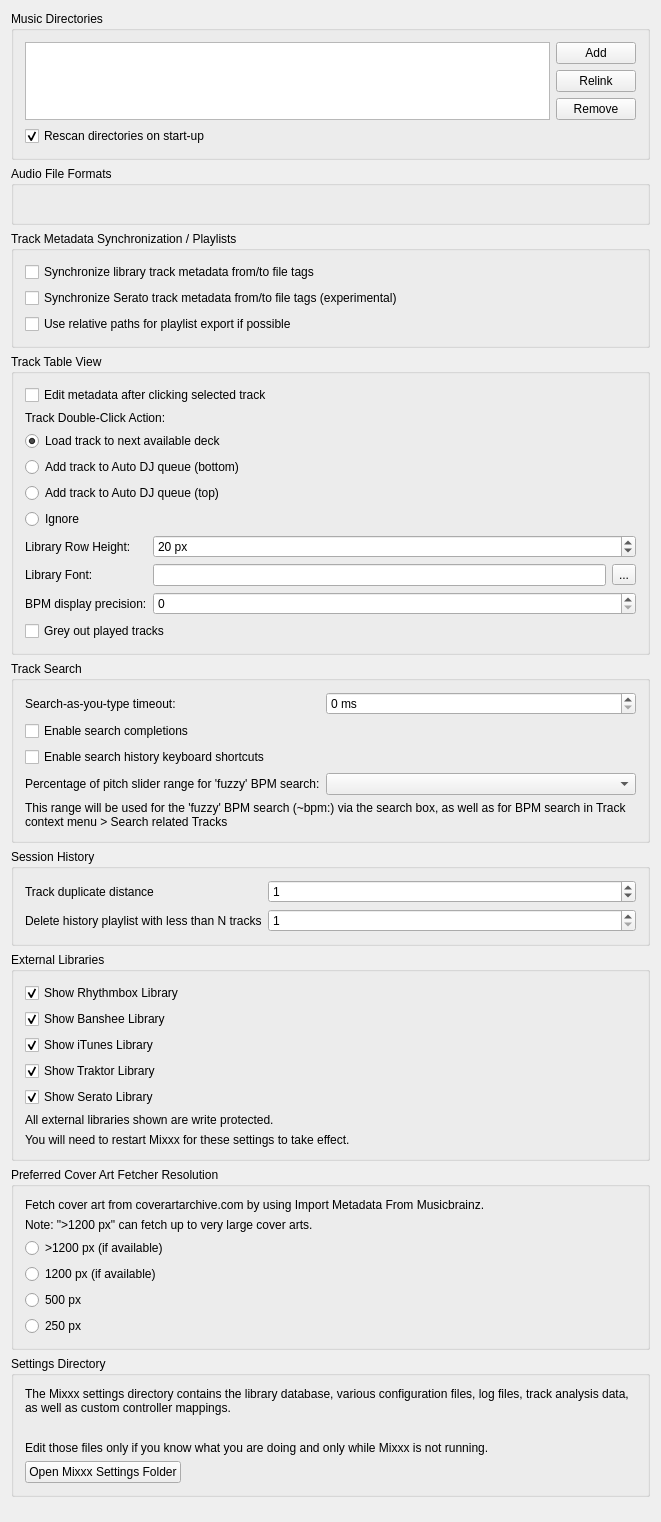
<?xml version="1.0" encoding="UTF-8"?>
<ui version="4.0">
 <class>DlgPrefLibraryDlg</class>
 <widget class="QWidget" name="DlgPrefLibraryDlg">
  <property name="geometry">
   <rect>
    <x>0</x>
    <y>0</y>
    <width>661</width>
    <height>1522</height>
   </rect>
  </property>
  <property name="windowTitle">
   <string notr="true">Library Preferences</string>
  </property>
  <layout class="QVBoxLayout" name="verticalLayout">

   <item>
    <widget class="QGroupBox" name="groupBox_MusicDirectories">
     <property name="title">
      <string>Music Directories</string>
     </property>
     <layout class="QGridLayout" name="gridLayout_music_directories">

      <item row="0" column="0" rowspan="3">
       <widget class="QListView" name="dirList">
        <property name="editTriggers">
         <set>QAbstractItemView::NoEditTriggers</set>
        </property>
        <property name="iconSize">
         <size>
          <width>16</width>
          <height>16</height>
         </size>
        </property>
        <property name="uniformItemSizes">
         <bool>true</bool>
        </property>
       </widget>
      </item>

      <item row="0" column="1">
       <widget class="QPushButton" name="pushButton_add_dir">
        <property name="font">
         <font/>
        </property>
        <property name="toolTip">
         <string>Add a directory where your music is stored. Mixxx will watch this directory and its subdirectories for new tracks.</string>
        </property>
        <property name="text">
         <string>Add</string>
        </property>
       </widget>
      </item>

      <item row="1" column="1">
       <widget class="QPushButton" name="pushButton_relocate_dir">
        <property name="toolTip">
         <string>If an existing music directory is moved, Mixxx doesn't know where to find the audio files in it. Choose Relink to select the music directory in its new location. &lt;br/&gt; This will re-establish the links to the audio files in the Mixxx library.</string>
        </property>
        <property name="text">
         <string extracomment="This will re-establish the links to the audio files in the Mixxx database if you move an music directory to a new location.">Relink</string>
        </property>
       </widget>
      </item>

      <item row="2" column="1">
       <widget class="QPushButton" name="pushButton_remove_dir">
        <property name="font">
         <font/>
        </property>
        <property name="toolTip">
         <string>If removed, Mixxx will no longer watch this directory and its subdirectories for new tracks.</string>
        </property>
        <property name="text">
         <string>Remove</string>
        </property>
       </widget>
      </item>

      <item row="3" column="0" colspan="2">
       <widget class="QCheckBox" name="checkBox_library_scan">
        <property name="text">
         <string>Rescan directories on start-up</string>
        </property>
        <property name="checked">
         <bool>true</bool>
        </property>
       </widget>
      </item>

     </layout>
    </widget>
   </item>

   <item>
    <widget class="QGroupBox" name="groupBox_AudioFileFormats">
     <property name="title">
      <string>Audio File Formats</string>
     </property>
     <property name="flat">
      <bool>false</bool>
     </property>
     <layout class="QGridLayout" name="gridLayout_audio_formats">
      <item row="0" column="0">
       <widget class="QLabel" name="builtInFormats">
        <property name="text">
         <string/>
        </property>
        <property name="wordWrap">
         <bool>true</bool>
        </property>
       </widget>
      </item>
     </layout>
    </widget>
   </item>

   <item>
    <widget class="QGroupBox" name="groupBox_AudioFileTags">
     <property name="title">
      <string>Track Metadata Synchronization / Playlists</string>
     </property>
     <layout class="QGridLayout" name="gridLayout_metadata">
      <item row="0" column="0" colspan="2">
       <widget class="QCheckBox" name="checkBox_sync_track_metadata">
        <property name="toolTip">
         <string>Automatically write modified track metadata from the library into file tags and reimport metadata from updated file tags into the library</string>
        </property>
        <property name="text">
         <string>Synchronize library track metadata from/to file tags</string>
        </property>
       </widget>
      </item>

      <item row="1" column="0">
       <widget class="QCheckBox" name="checkBox_serato_metadata_export">
        <property name="toolTip">
         <string>Keeps track color, beat grid, bpm lock, cue points, and loops synchronized with SERATO_MARKERS/MARKERS2 file tags.&lt;br/&gt;&lt;br/&gt;WARNING: Enabling this option also enables the reimport of Serato metadata after files have been modified outside of Mixxx. On reimport existing metadata in Mixxx is replaced with the metadata found in file tags. Custom metadata not included in file tags like loop colors is lost.</string>
        </property>
        <property name="text">
         <string>Synchronize Serato track metadata from/to file tags (experimental)</string>
        </property>
       </widget>
      </item>

      <item row="2" column="0" colspan="2">
       <widget class="QCheckBox" name="checkBox_use_relative_path">
        <property name="text">
         <string>Use relative paths for playlist export if possible</string>
        </property>
       </widget>
      </item>
     </layout>
    </widget>
   </item>

   <item>
    <widget class="QGroupBox" name="groupBox_TrackTableView">
     <property name="title">
      <string>Track Table View</string>
     </property>
     <layout class="QGridLayout" name="gridLayout_track_table_view">

      <item row="1" column="0" colspan="3">
       <widget class="QCheckBox" name="checkBox_edit_metadata_selected_clicked">
        <property name="text">
         <string>Edit metadata after clicking selected track</string>
        </property>
       </widget>
      </item>

      <item row="2" column="0" colspan="3">
       <widget class="QLabel" name="label_doubeClickAction">
        <property name="text">
         <string>Track Double-Click Action:</string>
        </property>
        <property name="alignment">
         <set>Qt::AlignLeft|Qt::AlignVCenter</set>
        </property>
       </widget>
      </item>

      <item row="3" column="0" colspan="3">
       <widget class="QRadioButton" name="radioButton_dbclick_deck">
        <property name="text">
         <string>Load track to next available deck</string>
        </property>
        <property name="checked">
         <bool>true</bool>
        </property>
       </widget>
      </item>
      <item row="4" column="0" colspan="3">
       <widget class="QRadioButton" name="radioButton_dbclick_bottom">
        <property name="text">
         <string>Add track to Auto DJ queue (bottom)</string>
        </property>
       </widget>
      </item>
      <item row="5" column="0" colspan="3">
       <widget class="QRadioButton" name="radioButton_dbclick_top">
        <property name="text">
         <string>Add track to Auto DJ queue (top)</string>
        </property>
       </widget>
      </item>
      <item row="6" column="0" colspan="3">
       <widget class="QRadioButton" name="radioButton_dbclick_ignore">
        <property name="text">
         <string>Ignore</string>
        </property>
       </widget>
      </item>

      <item row="7" column="0">
       <widget class="QLabel" name="label_rowHeight">
        <property name="text">
         <string>Library Row Height:</string>
        </property>
        <property name="alignment">
         <set>Qt::AlignLeft|Qt::AlignVCenter</set>
        </property>
       </widget>
      </item>
      <item row="7" column="1" colspan="2">
       <widget class="QSpinBox" name="spinBox_row_height">
        <property name="suffix">
         <string> px</string>
        </property>
        <property name="minimum">
         <number>5</number>
        </property>
        <property name="maximum">
         <number>100</number>
        </property>
        <property name="value">
         <number>20</number>
        </property>
       </widget>
      </item>

      <item row="8" column="0">
       <widget class="QLabel" name="label_libraryFont">
        <property name="text">
         <string>Library Font:</string>
        </property>
        <property name="alignment">
         <set>Qt::AlignLeft|Qt::AlignVCenter</set>
        </property>
       </widget>
      </item>
      <item row="8" column="1">
       <widget class="QLineEdit" name="lineEdit_library_font">
        <property name="readOnly">
         <bool>true</bool>
        </property>
       </widget>
      </item>
      <item row="8" column="2">
       <widget class="QToolButton" name="btn_library_font">
        <property name="text">
         <string>...</string>
        </property>
       </widget>
      </item>

      <item row="9" column="0">
       <widget class="QLabel" name="label_bpm_precision">
        <property name="text">
         <string>BPM display precision:</string>
        </property>
        <property name="alignment">
         <set>Qt::AlignLeft|Qt::AlignVCenter</set>
        </property>
       </widget>
      </item>
      <item row="9" column="1" colspan="2">
       <widget class="QSpinBox" name="spinbox_bpm_precision"/>
      </item>

      <item row="10" column="0" colspan="3">
       <widget class="QCheckBox" name="checkbox_played_track_color">
        <property name="text">
         <string>Grey out played tracks</string>
        </property>
       </widget>
      </item>

     </layout>
    </widget>
   </item><!-- Track Table View -->

   <item>
    <widget class="QGroupBox" name="groupBox_Search">
     <property name="title">
      <string>Track Search</string>
     </property>
     <layout class="QGridLayout" name="gridLayout_search">

      <item row="0" column="0">
       <widget class="QLabel" name="label_searchDebouncingTimeout">
        <property name="text">
         <string>Search-as-you-type timeout:</string>
        </property>
        <property name="alignment">
         <set>Qt::AlignLeft|Qt::AlignVCenter</set>
        </property>
       </widget>
      </item>
      <item row="0" column="1" colspan="2">
       <widget class="QSpinBox" name="spinBox_search_debouncing_timeout">
        <property name="suffix">
         <string> ms</string>
        </property>
       </widget>
      </item>

      <item row="1" column="0" colspan="3">
       <widget class="QCheckBox" name="checkBox_enable_search_completions">
        <property name="text">
         <string>Enable search completions</string>
        </property>
       </widget>
      </item>

      <item row="2" column="0" colspan="3">
       <widget class="QCheckBox" name="checkBox_enable_search_history_shortcuts">
        <property name="text">
         <string>Enable search history keyboard shortcuts</string>
        </property>
       </widget>
      </item>

      <item row="3" column="0">
       <widget class="QLabel" name="label_searchBpmFuzzyRange">
        <property name="text">
         <string>Percentage of pitch slider range for 'fuzzy' BPM search:</string>
        </property>
        <property name="alignment">
         <set>Qt::AlignLeft|Qt::AlignVCenter</set>
        </property>
        <property name="buddy">
         <cstring>comboBox_search_bpm_fuzzy_range</cstring>
        </property>
       </widget>
      </item>
      <item row="3" column="1" colspan="2">
       <widget class="QComboBox" name="comboBox_search_bpm_fuzzy_range"/>
      </item>
      <item row="4" column="0" colspan="3">
       <widget class="QLabel" name="label_searchBpmFuzzyRangeInfo">
        <property name="text">
         <string>This range will be used for the 'fuzzy' BPM search (~bpm:) via the search box, as well as for BPM search in Track context menu &gt; Search related Tracks</string>
        </property>
        <property name="wordWrap">
         <bool>true</bool>
        </property>
       </widget>
      </item>

     </layout>
    </widget>
   </item><!-- Search box -->

   <item>
    <widget class="QGroupBox" name="groupBox_History">
     <property name="title">
      <string>Session History</string>
     </property>
     <layout class="QGridLayout" name="gridLayout_history">

      <item row="1" column="0">
       <widget class="QLabel" name="label_history_track_duplicate_distance">
        <property name="text">
         <string>Track duplicate distance</string>
        </property>
        <property name="alignment">
         <set>Qt::AlignLeft|Qt::AlignVCenter</set>
        </property>
        <property name="wordWrap">
         <bool>true</bool>
        </property>
       </widget>
      </item>
      <item row="1" column="1" colspan="2">
       <widget class="QSpinBox" name="spinbox_history_track_duplicate_distance">
        <property name="toolTip">
         <string>When playing a track again log it to the session history only if more than N other tracks have been played in the meantime</string>
        </property>
        <property name="minimum">
         <number>0</number>
        </property>
        <property name="maximum">
         <number>99</number>
        </property>
        <property name="value">
         <number>1</number>
        </property>
       </widget>
      </item>

      <item row="2" column="0">
       <widget class="QLabel" name="label_history_cleanup">
        <property name="toolTip">
         <string>History playlist with less than N tracks will be deleted&lt;br/&gt;&lt;br/&gt;Note: the cleanup will be performed during startup and shutdown of Mixxx.</string>
        </property>
        <property name="text">
         <string>Delete history playlist with less than N tracks</string>
        </property>
        <property name="alignment">
         <set>Qt::AlignLeft|Qt::AlignVCenter</set>
        </property>
       </widget>
      </item>
      <item row="2" column="1" colspan="2">
       <widget class="QSpinBox" name="spinbox_history_min_tracks_to_keep">
        <property name="minimum">
         <number>1</number>
        </property>
        <property name="maximum">
         <number>99</number>
        </property>
        <property name="value">
         <number>1</number>
        </property>
       </widget>
      </item>

     </layout>
    </widget>
   </item><!-- History -->

   <item>
    <widget class="QGroupBox" name="groupBox_external_libraries">
     <property name="title">
      <string>External Libraries</string>
     </property>
     <layout class="QGridLayout" name="gridLayout_external_libraries">
      <item row="0" column="0">
       <widget class="QCheckBox" name="checkBox_show_rhythmbox">
        <property name="text">
         <string>Show Rhythmbox Library</string>
        </property>
        <property name="checked">
         <bool>true</bool>
        </property>
       </widget>
      </item>
      <item row="1" column="0">
       <widget class="QCheckBox" name="checkBox_show_banshee">
        <property name="text">
         <string>Show Banshee Library</string>
        </property>
        <property name="checked">
         <bool>true</bool>
        </property>
       </widget>
      </item>
      <item row="2" column="0">
       <widget class="QCheckBox" name="checkBox_show_itunes">
        <property name="text">
         <string>Show iTunes Library</string>
        </property>
        <property name="checked">
         <bool>true</bool>
        </property>
       </widget>
      </item>
      <item row="3" column="0">
       <widget class="QCheckBox" name="checkBox_show_traktor">
        <property name="text">
         <string>Show Traktor Library</string>
        </property>
        <property name="checked">
         <bool>true</bool>
        </property>
       </widget>
      </item>
      <item row="5" column="0">
       <widget class="QCheckBox" name="checkBox_show_serato">
        <property name="text">
         <string>Show Serato Library</string>
        </property>
        <property name="checked">
         <bool>true</bool>
        </property>
       </widget>
      </item>
      <item row="6" column="0">
       <widget class="QLabel" name="label_4">
        <property name="text">
         <string>All external libraries shown are write protected.</string>
        </property>
        <property name="wordWrap">
         <bool>true</bool>
        </property>
        <property name="topMargin" stdset="0">
         <number>10</number>
        </property>
       </widget>
      </item>
      <item row="7" column="0">
       <widget class="QLabel" name="label_11">
        <property name="text">
         <string>You will need to restart Mixxx for these settings to take effect.</string>
        </property>
        <property name="wordWrap">
         <bool>true</bool>
        </property>
       </widget>
      </item>
     </layout>
    </widget>
   </item>

   <item>
    <widget class="QGroupBox" name="groupBox_cover_art_fetcher">
     <property name="title">
      <string>Preferred Cover Art Fetcher Resolution</string>
     </property>
     <layout class="QGridLayout" name="gridLayout_cover_art_fetcher">
      <item row="0" column="0">
       <widget class="QLabel" name="label_12">
        <property name="text">
         <string>Fetch cover art from coverartarchive.com by using Import Metadata From Musicbrainz.</string>
        </property>
        <property name="wordWrap">
         <bool>true</bool>
        </property>
       </widget>
      </item>
      <item row="1" column="0">
       <widget class="QLabel" name="label_13">
        <property name="text">
         <string>Note: &quot;&gt;1200 px&quot; can fetch up to very large cover arts.</string>
        </property>
        <property name="wordWrap">
         <bool>true</bool>
        </property>
       </widget>
      </item>
      <item row="2" column="0">
       <widget class="QRadioButton" name="radioButton_cover_art_fetcher_highest">
        <property name="text">
         <string>&gt;1200 px (if available)</string>
        </property>
        <property name="checked">
         <bool>false</bool>
        </property>
       </widget>
      </item>
      <item row="3" column="0">
       <widget class="QRadioButton" name="radioButton_cover_art_fetcher_high">
        <property name="text">
         <string>1200 px (if available)</string>
        </property>
        <property name="checked">
         <bool>false</bool>
        </property>
       </widget>
      </item>
      <item row="4" column="0">
       <widget class="QRadioButton" name="radioButton_cover_art_fetcher_medium">
        <property name="text">
         <string>500 px</string>
        </property>
        <property name="checked">
         <bool>false</bool>
        </property>
       </widget>
      </item>
      <item row="5" column="0">
       <widget class="QRadioButton" name="radioButton_cover_art_fetcher_lowest">
        <property name="text">
         <string>250 px</string>
        </property>
        <property name="checked">
         <bool>false</bool>
        </property>
       </widget>
      </item>
     </layout>
    </widget>
   </item>

   <item>
    <widget class="QGroupBox" name="groupBox_settingsDir">
     <property name="title">
      <string>Settings Directory</string>
     </property>
     <layout class="QVBoxLayout" name="vlayout_settingsDir">
      <item>
       <widget class="QLabel" name="label_settingsDir">
        <property name="text">
         <string>The Mixxx settings directory contains the library database, various configuration files, log files, track analysis data, as well as custom controller mappings.</string>
        </property>
        <property name="wordWrap">
         <bool>true</bool>
        </property>
       </widget>
      </item>
      <item>
       <widget class="QLabel" name="label_settingsManualLink">
        <property name="text">
         <string/>
        </property>
        <property name="wordWrap">
         <bool>true</bool>
        </property>
        <property name="openExternalLinks">
         <bool>true</bool>
        </property>
       </widget>
      </item>
      <item>
       <widget class="QLabel" name="label_settingsWarning">
        <property name="text">
         <string>Edit those files only if you know what you are doing and only while Mixxx is not running.</string>
        </property>
        <property name="wordWrap">
         <bool>true</bool>
        </property>
       </widget>
      </item>
      <item>
       <widget class="QPushButton" name="pushButton_open_settings_dir">
        <property name="sizePolicy">
         <sizepolicy hsizetype="Fixed" vsizetype="Fixed">
          <horstretch>0</horstretch>
          <verstretch>0</verstretch>
         </sizepolicy>
        </property>
        <property name="text">
         <string>Open Mixxx Settings Folder</string>
        </property>
       </widget>
      </item>
     </layout>
    </widget>
   </item>
   <item>
    <spacer name="verticalSpacer">
     <property name="orientation">
      <enum>Qt::Vertical</enum>
     </property>
     <property name="sizeHint" stdset="0">
      <size>
       <width>20</width>
       <height>40</height>
      </size>
     </property>
    </spacer>
   </item>
  </layout>
 </widget>
 <layoutdefault spacing="6" margin="11"/>
 <tabstops>
  <tabstop>dirList</tabstop>
  <tabstop>pushButton_add_dir</tabstop>
  <tabstop>pushButton_relocate_dir</tabstop>
  <tabstop>pushButton_remove_dir</tabstop>
  <tabstop>checkBox_library_scan</tabstop>
  <tabstop>checkBox_sync_track_metadata</tabstop>
  <tabstop>checkBox_serato_metadata_export</tabstop>
  <tabstop>checkBox_use_relative_path</tabstop>
  <tabstop>checkBox_edit_metadata_selected_clicked</tabstop>
  <tabstop>radioButton_dbclick_deck</tabstop>
  <tabstop>radioButton_dbclick_bottom</tabstop>
  <tabstop>radioButton_dbclick_top</tabstop>
  <tabstop>radioButton_dbclick_ignore</tabstop>
  <tabstop>spinBox_row_height</tabstop>
  <tabstop>btn_library_font</tabstop>
  <tabstop>spinbox_bpm_precision</tabstop>
  <tabstop>checkbox_played_track_color</tabstop>
  <tabstop>spinBox_search_debouncing_timeout</tabstop>
  <tabstop>checkBox_enable_search_completions</tabstop>
  <tabstop>checkBox_enable_search_history_shortcuts</tabstop>
  <tabstop>comboBox_search_bpm_fuzzy_range</tabstop>
  <tabstop>spinbox_history_track_duplicate_distance</tabstop>
  <tabstop>spinbox_history_min_tracks_to_keep</tabstop>
  <tabstop>checkBox_show_rhythmbox</tabstop>
  <tabstop>checkBox_show_banshee</tabstop>
  <tabstop>checkBox_show_itunes</tabstop>
  <tabstop>checkBox_show_traktor</tabstop>
  <tabstop>checkBox_show_serato</tabstop>
  <tabstop>radioButton_cover_art_fetcher_highest</tabstop>
  <tabstop>radioButton_cover_art_fetcher_high</tabstop>
  <tabstop>radioButton_cover_art_fetcher_medium</tabstop>
  <tabstop>radioButton_cover_art_fetcher_lowest</tabstop>
  <tabstop>pushButton_open_settings_dir</tabstop>
 </tabstops>
 <resources/>
 <connections/>
</ui>
